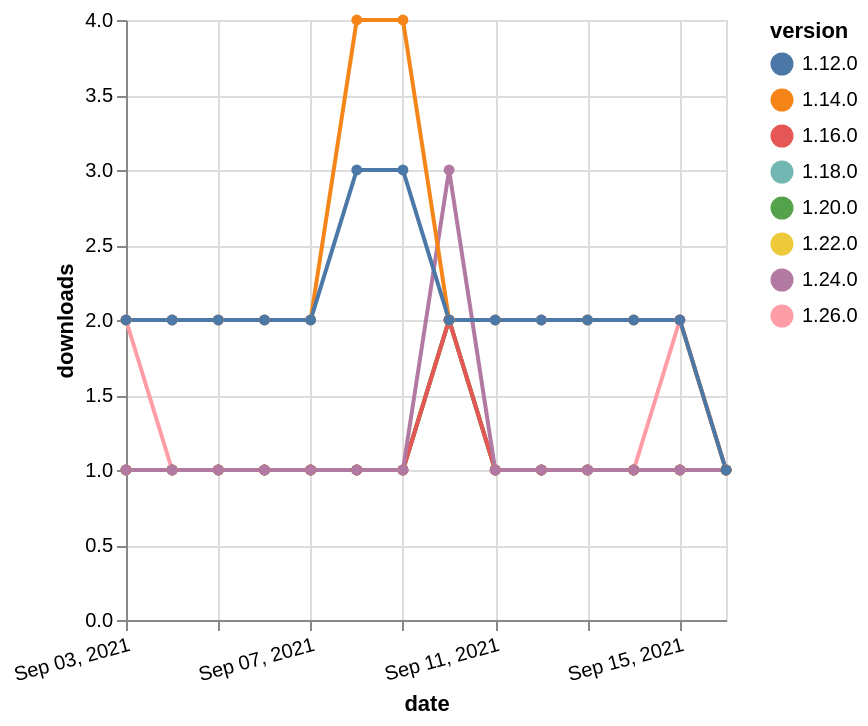

Write the Vega-Lite specification saved for this chart.
### Vega-Lite specification from a JSON file in a GitHub repository (floating-point values rounded to 4 significant figures)
{"$schema": "https://vega.github.io/schema/vega-lite/v5.json", "description": "A simple bar chart with embedded data.", "data": {"values": [{"date": "2021-09-03", "total": 183, "delta": 1, "version": "1.18.0"}, {"date": "2021-09-04", "total": 184, "delta": 1, "version": "1.18.0"}, {"date": "2021-09-05", "total": 185, "delta": 1, "version": "1.18.0"}, {"date": "2021-09-06", "total": 186, "delta": 1, "version": "1.18.0"}, {"date": "2021-09-07", "total": 187, "delta": 1, "version": "1.18.0"}, {"date": "2021-09-08", "total": 188, "delta": 1, "version": "1.18.0"}, {"date": "2021-09-09", "total": 189, "delta": 1, "version": "1.18.0"}, {"date": "2021-09-10", "total": 191, "delta": 2, "version": "1.18.0"}, {"date": "2021-09-11", "total": 192, "delta": 1, "version": "1.18.0"}, {"date": "2021-09-12", "total": 193, "delta": 1, "version": "1.18.0"}, {"date": "2021-09-13", "total": 194, "delta": 1, "version": "1.18.0"}, {"date": "2021-09-14", "total": 195, "delta": 1, "version": "1.18.0"}, {"date": "2021-09-15", "total": 196, "delta": 1, "version": "1.18.0"}, {"date": "2021-09-16", "total": 197, "delta": 1, "version": "1.18.0"}, {"date": "2021-09-03", "total": 159, "delta": 1, "version": "1.22.0"}, {"date": "2021-09-04", "total": 160, "delta": 1, "version": "1.22.0"}, {"date": "2021-09-05", "total": 161, "delta": 1, "version": "1.22.0"}, {"date": "2021-09-06", "total": 162, "delta": 1, "version": "1.22.0"}, {"date": "2021-09-07", "total": 163, "delta": 1, "version": "1.22.0"}, {"date": "2021-09-08", "total": 164, "delta": 1, "version": "1.22.0"}, {"date": "2021-09-09", "total": 165, "delta": 1, "version": "1.22.0"}, {"date": "2021-09-10", "total": 167, "delta": 2, "version": "1.22.0"}, {"date": "2021-09-11", "total": 168, "delta": 1, "version": "1.22.0"}, {"date": "2021-09-12", "total": 169, "delta": 1, "version": "1.22.0"}, {"date": "2021-09-13", "total": 170, "delta": 1, "version": "1.22.0"}, {"date": "2021-09-14", "total": 171, "delta": 1, "version": "1.22.0"}, {"date": "2021-09-15", "total": 172, "delta": 1, "version": "1.22.0"}, {"date": "2021-09-16", "total": 173, "delta": 1, "version": "1.22.0"}, {"date": "2021-09-03", "total": 118, "delta": 2, "version": "1.26.0"}, {"date": "2021-09-04", "total": 119, "delta": 1, "version": "1.26.0"}, {"date": "2021-09-05", "total": 120, "delta": 1, "version": "1.26.0"}, {"date": "2021-09-06", "total": 121, "delta": 1, "version": "1.26.0"}, {"date": "2021-09-07", "total": 122, "delta": 1, "version": "1.26.0"}, {"date": "2021-09-08", "total": 123, "delta": 1, "version": "1.26.0"}, {"date": "2021-09-09", "total": 124, "delta": 1, "version": "1.26.0"}, {"date": "2021-09-10", "total": 126, "delta": 2, "version": "1.26.0"}, {"date": "2021-09-11", "total": 127, "delta": 1, "version": "1.26.0"}, {"date": "2021-09-12", "total": 128, "delta": 1, "version": "1.26.0"}, {"date": "2021-09-13", "total": 129, "delta": 1, "version": "1.26.0"}, {"date": "2021-09-14", "total": 130, "delta": 1, "version": "1.26.0"}, {"date": "2021-09-15", "total": 132, "delta": 2, "version": "1.26.0"}, {"date": "2021-09-16", "total": 133, "delta": 1, "version": "1.26.0"}, {"date": "2021-09-03", "total": 186, "delta": 1, "version": "1.20.0"}, {"date": "2021-09-04", "total": 187, "delta": 1, "version": "1.20.0"}, {"date": "2021-09-05", "total": 188, "delta": 1, "version": "1.20.0"}, {"date": "2021-09-06", "total": 189, "delta": 1, "version": "1.20.0"}, {"date": "2021-09-07", "total": 190, "delta": 1, "version": "1.20.0"}, {"date": "2021-09-08", "total": 191, "delta": 1, "version": "1.20.0"}, {"date": "2021-09-09", "total": 192, "delta": 1, "version": "1.20.0"}, {"date": "2021-09-10", "total": 194, "delta": 2, "version": "1.20.0"}, {"date": "2021-09-11", "total": 195, "delta": 1, "version": "1.20.0"}, {"date": "2021-09-12", "total": 196, "delta": 1, "version": "1.20.0"}, {"date": "2021-09-13", "total": 197, "delta": 1, "version": "1.20.0"}, {"date": "2021-09-14", "total": 198, "delta": 1, "version": "1.20.0"}, {"date": "2021-09-15", "total": 199, "delta": 1, "version": "1.20.0"}, {"date": "2021-09-16", "total": 200, "delta": 1, "version": "1.20.0"}, {"date": "2021-09-03", "total": 249, "delta": 1, "version": "1.16.0"}, {"date": "2021-09-04", "total": 250, "delta": 1, "version": "1.16.0"}, {"date": "2021-09-05", "total": 251, "delta": 1, "version": "1.16.0"}, {"date": "2021-09-06", "total": 252, "delta": 1, "version": "1.16.0"}, {"date": "2021-09-07", "total": 253, "delta": 1, "version": "1.16.0"}, {"date": "2021-09-08", "total": 254, "delta": 1, "version": "1.16.0"}, {"date": "2021-09-09", "total": 255, "delta": 1, "version": "1.16.0"}, {"date": "2021-09-10", "total": 257, "delta": 2, "version": "1.16.0"}, {"date": "2021-09-11", "total": 258, "delta": 1, "version": "1.16.0"}, {"date": "2021-09-12", "total": 259, "delta": 1, "version": "1.16.0"}, {"date": "2021-09-13", "total": 260, "delta": 1, "version": "1.16.0"}, {"date": "2021-09-14", "total": 261, "delta": 1, "version": "1.16.0"}, {"date": "2021-09-15", "total": 262, "delta": 1, "version": "1.16.0"}, {"date": "2021-09-16", "total": 263, "delta": 1, "version": "1.16.0"}, {"date": "2021-09-03", "total": 165, "delta": 1, "version": "1.24.0"}, {"date": "2021-09-04", "total": 166, "delta": 1, "version": "1.24.0"}, {"date": "2021-09-05", "total": 167, "delta": 1, "version": "1.24.0"}, {"date": "2021-09-06", "total": 168, "delta": 1, "version": "1.24.0"}, {"date": "2021-09-07", "total": 169, "delta": 1, "version": "1.24.0"}, {"date": "2021-09-08", "total": 170, "delta": 1, "version": "1.24.0"}, {"date": "2021-09-09", "total": 171, "delta": 1, "version": "1.24.0"}, {"date": "2021-09-10", "total": 174, "delta": 3, "version": "1.24.0"}, {"date": "2021-09-11", "total": 175, "delta": 1, "version": "1.24.0"}, {"date": "2021-09-12", "total": 176, "delta": 1, "version": "1.24.0"}, {"date": "2021-09-13", "total": 177, "delta": 1, "version": "1.24.0"}, {"date": "2021-09-14", "total": 178, "delta": 1, "version": "1.24.0"}, {"date": "2021-09-15", "total": 179, "delta": 1, "version": "1.24.0"}, {"date": "2021-09-16", "total": 180, "delta": 1, "version": "1.24.0"}, {"date": "2021-09-03", "total": 2512, "delta": 2, "version": "1.14.0"}, {"date": "2021-09-04", "total": 2514, "delta": 2, "version": "1.14.0"}, {"date": "2021-09-05", "total": 2516, "delta": 2, "version": "1.14.0"}, {"date": "2021-09-06", "total": 2518, "delta": 2, "version": "1.14.0"}, {"date": "2021-09-07", "total": 2520, "delta": 2, "version": "1.14.0"}, {"date": "2021-09-08", "total": 2524, "delta": 4, "version": "1.14.0"}, {"date": "2021-09-09", "total": 2528, "delta": 4, "version": "1.14.0"}, {"date": "2021-09-10", "total": 2530, "delta": 2, "version": "1.14.0"}, {"date": "2021-09-11", "total": 2532, "delta": 2, "version": "1.14.0"}, {"date": "2021-09-12", "total": 2534, "delta": 2, "version": "1.14.0"}, {"date": "2021-09-13", "total": 2536, "delta": 2, "version": "1.14.0"}, {"date": "2021-09-14", "total": 2538, "delta": 2, "version": "1.14.0"}, {"date": "2021-09-15", "total": 2540, "delta": 2, "version": "1.14.0"}, {"date": "2021-09-16", "total": 2541, "delta": 1, "version": "1.14.0"}, {"date": "2021-09-03", "total": 2302, "delta": 2, "version": "1.12.0"}, {"date": "2021-09-04", "total": 2304, "delta": 2, "version": "1.12.0"}, {"date": "2021-09-05", "total": 2306, "delta": 2, "version": "1.12.0"}, {"date": "2021-09-06", "total": 2308, "delta": 2, "version": "1.12.0"}, {"date": "2021-09-07", "total": 2310, "delta": 2, "version": "1.12.0"}, {"date": "2021-09-08", "total": 2313, "delta": 3, "version": "1.12.0"}, {"date": "2021-09-09", "total": 2316, "delta": 3, "version": "1.12.0"}, {"date": "2021-09-10", "total": 2318, "delta": 2, "version": "1.12.0"}, {"date": "2021-09-11", "total": 2320, "delta": 2, "version": "1.12.0"}, {"date": "2021-09-12", "total": 2322, "delta": 2, "version": "1.12.0"}, {"date": "2021-09-13", "total": 2324, "delta": 2, "version": "1.12.0"}, {"date": "2021-09-14", "total": 2326, "delta": 2, "version": "1.12.0"}, {"date": "2021-09-15", "total": 2328, "delta": 2, "version": "1.12.0"}, {"date": "2021-09-16", "total": 2329, "delta": 1, "version": "1.12.0"}]}, "width": "container", "mark": {"type": "line", "point": {"filled": true}}, "encoding": {"x": {"field": "date", "type": "temporal", "timeUnit": "yearmonthdate", "title": "date", "axis": {"labelAngle": -15}}, "y": {"field": "delta", "type": "quantitative", "title": "downloads"}, "color": {"field": "version", "type": "nominal"}, "tooltip": {"field": "delta"}}}
